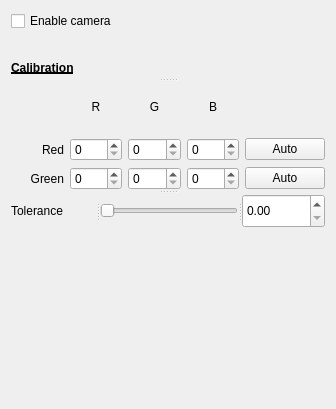
           <widget class="QWidget" name="page_2">
            <property name="geometry">
             <rect>
              <x>0</x>
              <y>0</y>
              <width>336</width>
              <height>409</height>
             </rect>
            </property>
            <attribute name="label">
             <string>Camera</string>
            </attribute>
            <layout class="QVBoxLayout" name="verticalLayout_6">
             <item>
              <widget class="QCheckBox" name="enableCameraCheckBox">
               <property name="text">
                <string>Enable camera</string>
               </property>
              </widget>
             </item>
             <item>
              <widget class="QLabel" name="label_18">
               <property name="text">
                <string/>
               </property>
              </widget>
             </item>
             <item>
              <widget class="QSplitter" name="splitter_10">
               <property name="orientation">
                <enum>Qt::Vertical</enum>
               </property>
               <widget class="QLabel" name="label_42">
                <property name="font">
                 <font>
                  <weight>75</weight>
                  <bold>true</bold>
                  <underline>true</underline>
                 </font>
                </property>
                <property name="text">
                 <string>Calibration</string>
                </property>
               </widget>
               <widget class="QWidget" name="layoutWidget_8">
                <layout class="QGridLayout" name="gridLayout_12">
                 <item row="0" column="1">
                  <widget class="QLabel" name="label_43">
                   <property name="text">
                    <string>R</string>
                   </property>
                   <property name="alignment">
                    <set>Qt::AlignCenter</set>
                   </property>
                  </widget>
                 </item>
                 <item row="0" column="2">
                  <widget class="QLabel" name="label_44">
                   <property name="text">
                    <string>G</string>
                   </property>
                   <property name="alignment">
                    <set>Qt::AlignCenter</set>
                   </property>
                  </widget>
                 </item>
                 <item row="0" column="3">
                  <widget class="QLabel" name="label_45">
                   <property name="text">
                    <string>B</string>
                   </property>
                   <property name="alignment">
                    <set>Qt::AlignCenter</set>
                   </property>
                  </widget>
                 </item>
                 <item row="1" column="0">
                  <widget class="QLabel" name="label_46">
                   <property name="text">
                    <string>Red</string>
                   </property>
                   <property name="alignment">
                    <set>Qt::AlignRight|Qt::AlignTrailing|Qt::AlignVCenter</set>
                   </property>
                  </widget>
                 </item>
                 <item row="1" column="1">
                  <widget class="QSpinBox" name="RredCalibrationSpinBox">
                   <property name="maximum">
                    <number>255</number>
                   </property>
                  </widget>
                 </item>
                 <item row="1" column="2">
                  <widget class="QSpinBox" name="GredCalibrationSpinBox">
                   <property name="maximum">
                    <number>255</number>
                   </property>
                  </widget>
                 </item>
                 <item row="1" column="3">
                  <widget class="QSpinBox" name="BredCalibrationSpinBox">
                   <property name="maximum">
                    <number>255</number>
                   </property>
                  </widget>
                 </item>
                 <item row="1" column="4">
                  <widget class="QPushButton" name="redAutoCalibrationPushButton">
                   <property name="text">
                    <string>Auto</string>
                   </property>
                  </widget>
                 </item>
                 <item row="2" column="0">
                  <widget class="QLabel" name="label_47">
                   <property name="text">
                    <string>Green</string>
                   </property>
                   <property name="alignment">
                    <set>Qt::AlignRight|Qt::AlignTrailing|Qt::AlignVCenter</set>
                   </property>
                  </widget>
                 </item>
                 <item row="2" column="1">
                  <widget class="QSpinBox" name="RgreenCalibrationSpinBox">
                   <property name="maximum">
                    <number>255</number>
                   </property>
                  </widget>
                 </item>
                 <item row="2" column="2">
                  <widget class="QSpinBox" name="GgreenCalibrationSpinBox">
                   <property name="maximum">
                    <number>255</number>
                   </property>
                  </widget>
                 </item>
                 <item row="2" column="3">
                  <widget class="QSpinBox" name="BgreenCalibrationSpinBox">
                   <property name="maximum">
                    <number>255</number>
                   </property>
                  </widget>
                 </item>
                 <item row="2" column="4">
                  <widget class="QPushButton" name="greenAutoCalibrationPushButton">
                   <property name="text">
                    <string>Auto</string>
                   </property>
                  </widget>
                 </item>
                </layout>
               </widget>
               <widget class="QSplitter" name="splitter_20">
                <property name="orientation">
                 <enum>Qt::Horizontal</enum>
                </property>
                <widget class="QLabel" name="label_48">
                 <property name="text">
                  <string>Tolerance</string>
                 </property>
                </widget>
                <widget class="QSlider" name="colorDetectionToleranceSlider">
                 <property name="maximum">
                  <number>100</number>
                 </property>
                 <property name="orientation">
                  <enum>Qt::Horizontal</enum>
                 </property>
                </widget>
                <widget class="QDoubleSpinBox" name="colorDetectionToleranceSpinBox">
                 <property name="maximum">
                  <double>1.000000000000000</double>
                 </property>
                 <property name="singleStep">
                  <double>0.010000000000000</double>
                 </property>
                </widget>
               </widget>
              </widget>
             </item>
             <item>
              <spacer name="verticalSpacer_4">
               <property name="orientation">
                <enum>Qt::Vertical</enum>
               </property>
               <property name="sizeHint" stdset="0">
                <size>
                 <width>20</width>
                 <height>160</height>
                </size>
               </property>
              </spacer>
             </item>
            </layout>
           </widget>
